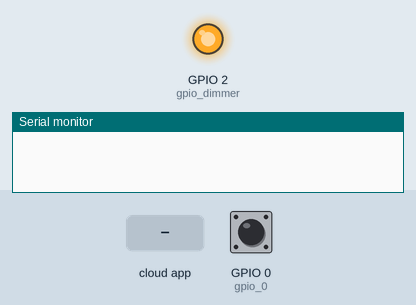
A sketch run on a simulated ESP32. Parts: output pins drawn as LEDs (lit = HIGH), the last lines printed to the serial monitor. Dashed ring = blinking. The test bench sets the inputs (shaded band); at power-on: GPIO 0 (gpio_0) HIGH. WiFi joins after 1.5 s; servers stay silent unless stated; random numbers use the default seed unless the sketch sets one.

Above: at 1.2 s.
1.3 s: the phone or cloud app sets Dashboard to 0
At 2.2 s:
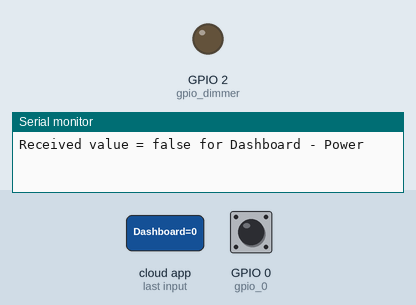
2.8 s: the phone or cloud app sets Dashboard to 1
At 3.4 s:
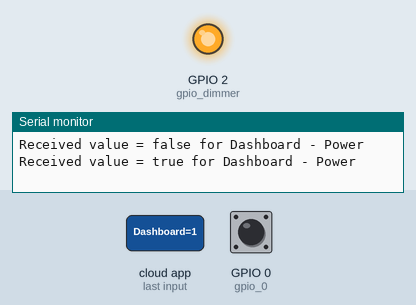
4.3 s: GPIO 0 (gpio_0) pulsed LOW 5 times (0.12 s each, 0.3 s apart)
At 4.9 s:
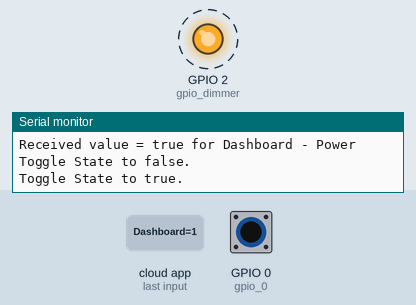
Timing chart, 0 to 7.3 s (numbered marks = the images above; inputs shaded):
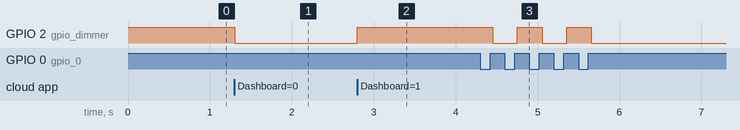

The sketch:

RMakerCustom.ino
```cpp
//This example demonstrates the ESP RainMaker with a custom device
//Video Link https://www.youtube.com/watch?v=eYVtHuLk008
//Arduino Project: IOT Devices With ESP32 (ESP Rainmaker)
//Documentation Link: https://github.com/espressif/arduino-esp32/tree/master/libraries/RainMaker#documentation

#include "RMaker.h"
#include "WiFi.h"
#include "WiFiProv.h"

#define DEFAULT_POWER_MODE true
#define DEFAULT_DIMMER_LEVEL 50
//Default Values of Objects
#define DEFAULT_TEMP_VALUE 24
#define DEFAULT_HUMI_VALUE 65
#define DEFAULT_PRESUR_VALUE 35
#define DEFAULT_GPIOX_STATE true

const char *service_name = "PROV_1234";
const char *pop = "abcd1234";

//Init Control Variable
static float tempVal = DEFAULT_TEMP_VALUE;
static float humiVal = DEFAULT_HUMI_VALUE;
static bool gpioxState = DEFAULT_GPIOX_STATE;

//GPIO Pins for virtual device
static int gpio_0 = 0; //for boot button switch
static int gpio_dimmer = 2; // for ESP32 onboard Blue LED
static int gpiox = 2; // define gpiox as any pin no for testing purpose defined as 2

bool dimmer_state = true;

// The framework provides some standard device types like switch, lightbulb, fan, temperature sensor.
// But, you can also define custom devices using the 'Device' base class object, as shown here
//static Device my_device("Dimmer", "custom.device.dimmer", &gpio_dimmer);

//Creating my Custom Dashboad
static Device dashboard("Dashboard", "custom.device.dashboard");

void sysProvEvent(arduino_event_t *sys_event)
{
    switch (sys_event->event_id) {
        case ARDUINO_EVENT_PROV_START:
#if CONFIG_IDF_TARGET_ESP32S2
        Serial.printf("\nProvisioning Started with name \"%s\" and PoP \"%s\" on SoftAP\n", service_name, pop);
        printQR(service_name, pop, "softap");
#else
        Serial.printf("\nProvisioning Started with name \"%s\" and PoP \"%s\" on BLE\n", service_name, pop);
        printQR(service_name, pop, "ble");
#endif
        break;
        default:;
    }
}

void write_callback(Device *device, Param *param, const param_val_t val, void *priv_data, write_ctx_t *ctx)
{
    const char *device_name = device->getDeviceName();
    const char *param_name = param->getParamName();

    if(strcmp(param_name, "Power") == 0) {
        Serial.printf("Received value = %s for %s - %s\n", val.val.b? "true" : "false", device_name, param_name);
        dimmer_state = val.val.b;
        (dimmer_state == false) ? digitalWrite(gpio_dimmer, LOW) : digitalWrite(gpio_dimmer, HIGH);
        param->updateAndReport(val);
    }
    else if (strcmp(param_name, "Pressure (B)") == 0) {
        Serial.printf("\nReceived value = %2.2f for %s - %s\n", val.val.f, device_name, param_name);
        param->updateAndReport(val);
    }
    else if (strcmp(param_name, "GPIO State") == 0) {
        Serial.printf("Received value = %s for %s - %s\n", val.val.b? "true" : "false", device_name, param_name);
        dimmer_state = val.val.b;
        (dimmer_state == false) ? digitalWrite(gpiox, LOW) : digitalWrite(gpiox, HIGH);
        param->updateAndReport(val);
    }

}

void setup()
{
    Serial.begin(115200);
    pinMode(gpio_0, INPUT);
    pinMode(gpio_dimmer, OUTPUT);
    //setting GPIOX Direction
    pinMode(gpiox, OUTPUT);
    //setting default value for GPIOX
    digitalWrite(gpiox, DEFAULT_GPIOX_STATE);
    digitalWrite(gpio_dimmer, DEFAULT_POWER_MODE);

    Node my_node;
    my_node = RMaker.initNode("ESP RainMaker Node");

    //Create custom dimmer device
    dashboard.addNameParam();
    dashboard.addPowerParam(DEFAULT_POWER_MODE);
    dashboard.assignPrimaryParam(dashboard.getParamByName(ESP_RMAKER_DEF_POWER_NAME));

    Param temperatureParam("Temperature (C)", NULL, value((float)DEFAULT_TEMP_VALUE), PROP_FLAG_READ );
    dashboard.addParam(temperatureParam);

    Param humidityParam("Humidity (%)", NULL, value((float)DEFAULT_HUMI_VALUE), PROP_FLAG_READ );
    dashboard.addParam(humidityParam);

    Param pressureParam("Pressure (B)", NULL, value((float)DEFAULT_PRESUR_VALUE), PROP_FLAG_WRITE );
    dashboard.addParam(pressureParam);

    Param gpioxState("GPIO State", NULL, value((bool)DEFAULT_GPIOX_STATE), PROP_FLAG_READ | PROP_FLAG_WRITE);
    gpioxState.addUIType(ESP_RMAKER_UI_TOGGLE);
    dashboard.addParam(gpioxState);

//    //Create and add a custom level parameter
//    Param level_param("Level", "custom.param.level", value(DEFAULT_DIMMER_LEVEL), PROP_FLAG_READ | PROP_FLAG_WRITE);
//    level_param.addBounds(value(0), value(100), value(1));
//    level_param.addUIType(ESP_RMAKER_UI_SLIDER);
//    dashboard.addParam(level_param);

    dashboard.addCb(write_callback);

    //Add custom dimmer device to the node
    my_node.addDevice(dashboard);

    //This is optional
    RMaker.enableOTA(OTA_USING_PARAMS);
    //If you want to enable scheduling, set time zone for your region using setTimeZone().
    //The list of available values are provided here https://rainmaker.espressif.com/docs/time-service.html
    // RMaker.setTimeZone("Asia/Shanghai");
    // Alternatively, enable the Timezone service and let the phone apps set the appropriate timezone
    RMaker.enableTZService();

    RMaker.enableSchedule();

    RMaker.start();

    WiFi.onEvent(sysProvEvent);
#if CONFIG_IDF_TARGET_ESP32S2
    WiFiProv.beginProvision(WIFI_PROV_SCHEME_SOFTAP, WIFI_PROV_SCHEME_HANDLER_NONE, WIFI_PROV_SECURITY_1, pop, service_name);
#else
    WiFiProv.beginProvision(WIFI_PROV_SCHEME_BLE, WIFI_PROV_SCHEME_HANDLER_FREE_BTDM, WIFI_PROV_SECURITY_1, pop, service_name);
#endif
}

void loop()
{
    if(digitalRead(gpio_0) == LOW) { //Push button pressed

        // Key debounce handling
        delay(100);
        float randomtemp =  random(55,77); //fake number range, adjust as you like
        float randomhumi =  random(77,99);
        int startTime = millis();
        while(digitalRead(gpio_0) == LOW) delay(50);
        int endTime = millis();

        if ((endTime - startTime) > 10000) {
          // If key pressed for more than 10secs, reset all
          Serial.printf("Reset to factory.\n");
          RMakerFactoryReset(2);
        } else if ((endTime - startTime) > 3000) {
          Serial.printf("Reset Wi-Fi.\n");
          // If key pressed for more than 3secs, but less than 10, reset Wi-Fi
          RMakerWiFiReset(2);
        } else {
          // Toggle device state
          dimmer_state = !dimmer_state;
          Serial.printf("Toggle State to %s.\n", dimmer_state ? "true" : "false");
          dashboard.updateAndReportParam(ESP_RMAKER_DEF_POWER_NAME, dimmer_state);
          (dimmer_state == false) ? digitalWrite(gpio_dimmer, LOW) : digitalWrite(gpio_dimmer, HIGH);
          dashboard.updateAndReportParam("Temperature (C)",randomtemp);
          dashboard.updateAndReportParam("Humidity (%)",randomhumi);
      }
    }
    delay(100);
}
```

Measured:
- after the input at 1.3 s, GPIO 2 (gpio_dimmer): HIGH → LOW at once
- after the input at 2.8 s, GPIO 2 (gpio_dimmer): LOW → HIGH at once
- after the input at 4.3 s, GPIO 2 (gpio_dimmer): alternates HIGH for 0.30 s and LOW for 0.30 s, 5 changes in all, then stays LOW, starting after 0.15 s
